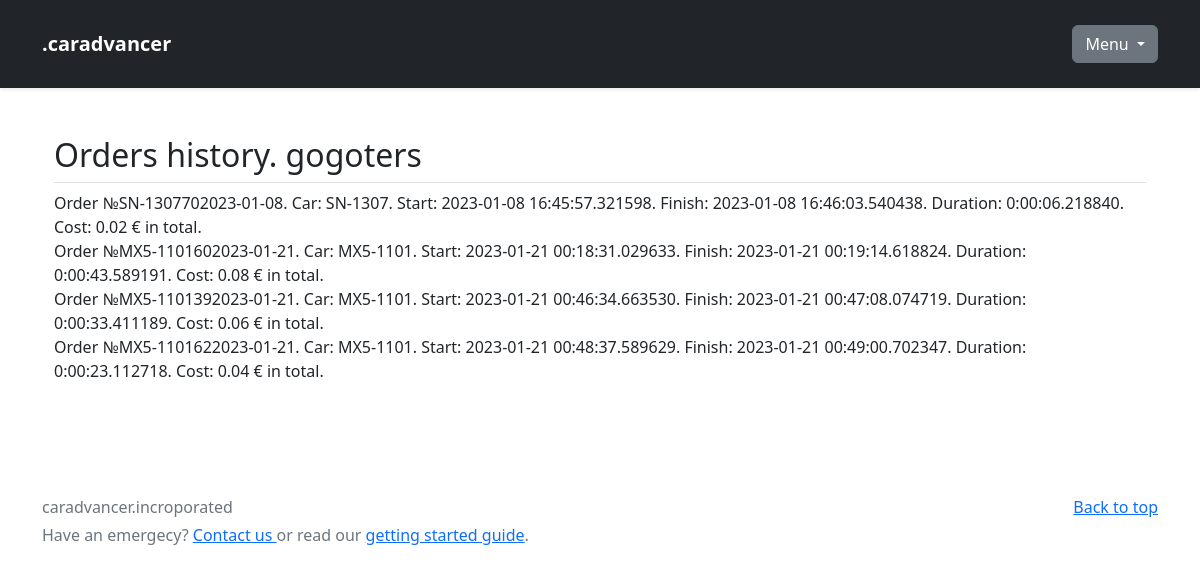
/user/1/history (signed in), run on an earlier commit of the app's database.
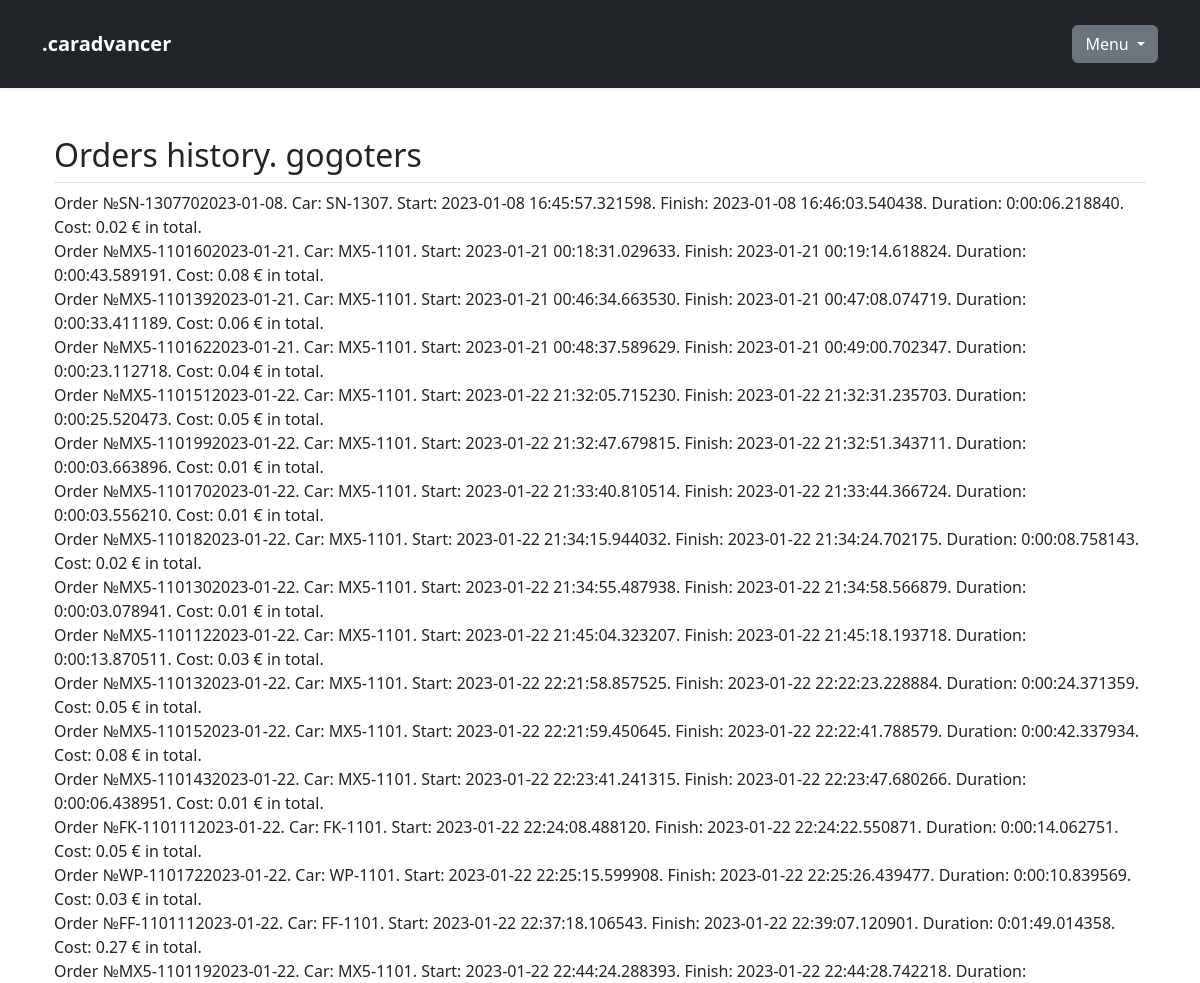
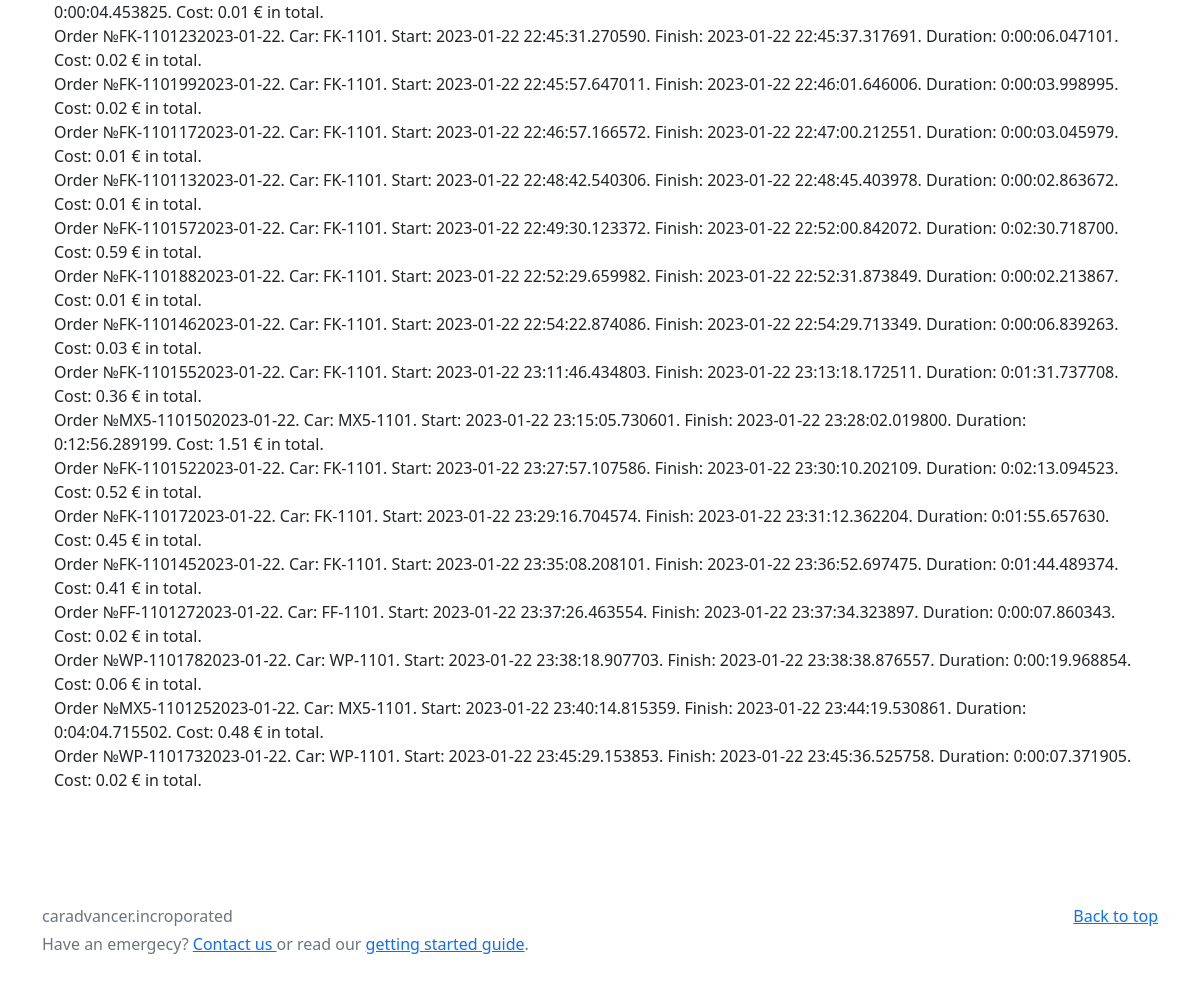
And on a later commit of the database (2 pictures, top to bottom).
### databases/caDB.py (models this page shows)
class Orders(Base):
    __tablename__ = 'orders'
    id = Column(Integer, primary_key=True)
    order_id_for_show = Column(String, unique=True)
    user_rented = Column(String, ForeignKey('users.nickname'))
    car_rented = Column(String, ForeignKey('car_actual.serial_number'))
    order_started = Column(DateTime)
    order_finished = Column(DateTime)
    order_duration = Column(String)
    order_price = Column(Float)
    order_summ = Column(Float)
    order_status = Column(String, default='On action')
    def __str__(self):
        return f'Order №{self.order_id_for_show}. Car: {self.car_rented}. \
        Start: {self.order_started}. Finish: {self.order_finished}. \
        Duration: {get_order_duration(self.order_id_for_show)}. Cost: {get_order_summ(self.order_id_for_show)} € in total.'

### user/user.py (the view)
@user.route('/<username>/history', methods=["POST", "GET"])
def user_history(username):
    return render_template('user/history.html', title='История заказов', nickname=session['user_actual'],
                           history=order_history(session['user_actual']))

### databases/caDB.py (called while the page is built)
def get_one_order_by_id(order_id_for_show):  # получаем заказ по его id
    query = s.query(Orders).filter(
        Orders.order_id_for_show == order_id_for_show).first()
    return query

def get_order_duration(order_id_for_show):
    order = get_one_order_by_id(order_id_for_show)
    if not order.order_finished:
        res = datetime.datetime.now() - order.order_started
        return res
    else:
        res = order.order_finished - order.order_started
        return res

def get_order_summ(order_id_for_show):
    order = get_one_order_by_id(order_id_for_show)
    time_rented = get_order_duration(order.order_id_for_show)
    res = round(float(time_rented.total_seconds() / 60) * order.order_price / 60, 2)
    return res

def order_history(user):
    query = s.query(Orders).filter(
        Orders.user_rented == user).all()
    return query

### user/templates/user/history.html
{% extends 'user/account.html' %}
{% block content %}
{% block account_top %}
<div class="container px-4 py-5" id="hanging-icons">
    <h2 class="pb-2 border-bottom">Orders history. {{nickname}}</h2>
    {% endblock account_top %}
    {% for order in history %}
    <div>
        {{order}}
    </div>
    {% endfor %}
</div>
{% endblock content %}

### user/templates/user/account.html (shortened to what this page needs)
{% extends 'base.html' %}

### templates/base.html (shortened to what this page needs)
<!doctype html>
<html lang="ru">
{% block header %}
<head>
    <link rel="stylesheet" &lt;!&ndash; href="{{ url_for('static', filename='css/bootstrap.min.css') }}">
    <link rel="stylesheet" href="{{ url_for('static', filename='css/additional_styles.css') }}">
    <link rel='stylesheet' href="https://cdn.jsdelivr.net/npm/bootstrap@5.2.3/dist/css/bootstrap.min.css">
</head>
{% endblock header %}
<body>
<header>
    <div class="navbar navbar-dark bg-dark shadow-sm">
        <div class="container">
            {% block top_returner %}
            <a href="{{url_for('.index')}}" class="navbar-brand d-flex align-items-center">
                <strong>.caradvancer</strong>
            </a>
            {% endblock top_returner %}
            <div class="dropdown">
                {%block dropdown%}
                <button class="btn btn-secondary dropdown-toggle" type="button" id="dropdownMenuButton1"
                        data-bs-toggle="dropdown" aria-expanded="false">
                    Menu
                </button>
                {%endblock dropdown%}
            </div>
        </div>
    </div>
</header>
{% block content %}
{% endblock content %}
{% block footer%}
<footer class="text-muted py-5">
    <div class="container">
        <p class="float-end mb-1">
            <a href="#">Back to top</a>
        </p>
        <p class="mb-1">caradvancer.incroporated</p>
        <p class="mb-0">Have an emergecy? <a href="/contact">Contact us </a> or read our <a
                href="/docs/5.2/getting-started/introduction/">getting started guide</a>.</p>
    </div>
</footer>
{% endblock footer%}
</body>
</html>

### static/css/additional_styles.css (style rules this page uses)
.container { padding: 16px; }

What changed in the data, as far as the page shows it:
added Orders: order_id_for_show+car_rented+order_started "Order №MX5-1101512023-01-22. Car: MX5-1101. Start: 2023-01-22 21:32:05.715230. Finish: 2023-01-22 21:32:31.235703. Duration: 0:00:25.520473. Cost: 0.05 € in total."
added Orders: order_id_for_show+car_rented+order_started "Order №MX5-1101992023-01-22. Car: MX5-1101. Start: 2023-01-22 21:32:47.679815. Finish: 2023-01-22 21:32:51.343711. Duration: 0:00:03.663896. Cost: 0.01 € in total."
added Orders: order_id_for_show+car_rented+order_started "Order №MX5-1101702023-01-22. Car: MX5-1101. Start: 2023-01-22 21:33:40.810514. Finish: 2023-01-22 21:33:44.366724. Duration: 0:00:03.556210. Cost: 0.01 € in total."
added Orders: order_id_for_show+car_rented+order_started "Order №MX5-110182023-01-22. Car: MX5-1101. Start: 2023-01-22 21:34:15.944032. Finish: 2023-01-22 21:34:24.702175. Duration: 0:00:08.758143. Cost: 0.02 € in total."
added Orders: order_id_for_show+car_rented+order_started "Order №MX5-1101302023-01-22. Car: MX5-1101. Start: 2023-01-22 21:34:55.487938. Finish: 2023-01-22 21:34:58.566879. Duration: 0:00:03.078941. Cost: 0.01 € in total."
added Orders: order_id_for_show+car_rented+order_started "Order №MX5-1101122023-01-22. Car: MX5-1101. Start: 2023-01-22 21:45:04.323207. Finish: 2023-01-22 21:45:18.193718. Duration: 0:00:13.870511. Cost: 0.03 € in total."
added Orders: order_id_for_show+car_rented+order_started "Order №MX5-110132023-01-22. Car: MX5-1101. Start: 2023-01-22 22:21:58.857525. Finish: 2023-01-22 22:22:23.228884. Duration: 0:00:24.371359. Cost: 0.05 € in total."
added Orders: order_id_for_show+car_rented+order_started "Order №MX5-110152023-01-22. Car: MX5-1101. Start: 2023-01-22 22:21:59.450645. Finish: 2023-01-22 22:22:41.788579. Duration: 0:00:42.337934. Cost: 0.08 € in total."
added Orders: order_id_for_show+car_rented+order_started "Order №MX5-1101432023-01-22. Car: MX5-1101. Start: 2023-01-22 22:23:41.241315. Finish: 2023-01-22 22:23:47.680266. Duration: 0:00:06.438951. Cost: 0.01 € in total."
added Orders: order_id_for_show+car_rented+order_started "Order №FK-1101112023-01-22. Car: FK-1101. Start: 2023-01-22 22:24:08.488120. Finish: 2023-01-22 22:24:22.550871. Duration: 0:00:14.062751. Cost: 0.05 € in total."
added Orders: order_id_for_show+car_rented+order_started "Order №WP-1101722023-01-22. Car: WP-1101. Start: 2023-01-22 22:25:15.599908. Finish: 2023-01-22 22:25:26.439477. Duration: 0:00:10.839569. Cost: 0.03 € in total."
added Orders: order_id_for_show+car_rented+order_started "Order №FF-1101112023-01-22. Car: FF-1101. Start: 2023-01-22 22:37:18.106543. Finish: 2023-01-22 22:39:07.120901. Duration: 0:01:49.014358. Cost: 0.27 € in total."
added Orders: order_id_for_show+car_rented+order_started "Order №MX5-1101192023-01-22. Car: MX5-1101. Start: 2023-01-22 22:44:24.288393. Finish: 2023-01-22 22:44:28.742218. Duration: 0:00:04.453825. Cost: 0.01 € in total."
added Orders: order_id_for_show+car_rented+order_started "Order №FK-1101232023-01-22. Car: FK-1101. Start: 2023-01-22 22:45:31.270590. Finish: 2023-01-22 22:45:37.317691. Duration: 0:00:06.047101. Cost: 0.02 € in total."
added Orders: order_id_for_show+car_rented+order_started "Order №FK-1101992023-01-22. Car: FK-1101. Start: 2023-01-22 22:45:57.647011. Finish: 2023-01-22 22:46:01.646006. Duration: 0:00:03.998995. Cost: 0.02 € in total."
added Orders: order_id_for_show+car_rented+order_started "Order №FK-1101172023-01-22. Car: FK-1101. Start: 2023-01-22 22:46:57.166572. Finish: 2023-01-22 22:47:00.212551. Duration: 0:00:03.045979. Cost: 0.01 € in total."
added Orders: order_id_for_show+car_rented+order_started "Order №FK-1101132023-01-22. Car: FK-1101. Start: 2023-01-22 22:48:42.540306. Finish: 2023-01-22 22:48:45.403978. Duration: 0:00:02.863672. Cost: 0.01 € in total."
added Orders: order_id_for_show+car_rented+order_started "Order №FK-1101572023-01-22. Car: FK-1101. Start: 2023-01-22 22:49:30.123372. Finish: 2023-01-22 22:52:00.842072. Duration: 0:02:30.718700. Cost: 0.59 € in total."
added Orders: order_id_for_show+car_rented+order_started "Order №FK-1101882023-01-22. Car: FK-1101. Start: 2023-01-22 22:52:29.659982. Finish: 2023-01-22 22:52:31.873849. Duration: 0:00:02.213867. Cost: 0.01 € in total."
added Orders: order_id_for_show+car_rented+order_started "Order №FK-1101462023-01-22. Car: FK-1101. Start: 2023-01-22 22:54:22.874086. Finish: 2023-01-22 22:54:29.713349. Duration: 0:00:06.839263. Cost: 0.03 € in total."
added Orders: order_id_for_show+car_rented+order_started "Order №FK-1101552023-01-22. Car: FK-1101. Start: 2023-01-22 23:11:46.434803. Finish: 2023-01-22 23:13:18.172511. Duration: 0:01:31.737708. Cost: 0.36 € in total."
added Orders: order_id_for_show+car_rented+order_started "Order №MX5-1101502023-01-22. Car: MX5-1101. Start: 2023-01-22 23:15:05.730601. Finish: 2023-01-22 23:28:02.019800. Duration: 0:12:56.289199. Cost: 1.51 € in total."
added Orders: order_id_for_show+car_rented+order_started "Order №FK-1101522023-01-22. Car: FK-1101. Start: 2023-01-22 23:27:57.107586. Finish: 2023-01-22 23:30:10.202109. Duration: 0:02:13.094523. Cost: 0.52 € in total."
added Orders: order_id_for_show+car_rented+order_started "Order №FK-110172023-01-22. Car: FK-1101. Start: 2023-01-22 23:29:16.704574. Finish: 2023-01-22 23:31:12.362204. Duration: 0:01:55.657630. Cost: 0.45 € in total."
added Orders: order_id_for_show+car_rented+order_started "Order №FK-1101452023-01-22. Car: FK-1101. Start: 2023-01-22 23:35:08.208101. Finish: 2023-01-22 23:36:52.697475. Duration: 0:01:44.489374. Cost: 0.41 € in total."
added Orders: order_id_for_show+car_rented+order_started "Order №FF-1101272023-01-22. Car: FF-1101. Start: 2023-01-22 23:37:26.463554. Finish: 2023-01-22 23:37:34.323897. Duration: 0:00:07.860343. Cost: 0.02 € in total."
added Orders: order_id_for_show+car_rented+order_started "Order №WP-1101782023-01-22. Car: WP-1101. Start: 2023-01-22 23:38:18.907703. Finish: 2023-01-22 23:38:38.876557. Duration: 0:00:19.968854. Cost: 0.06 € in total."
added Orders: order_id_for_show+car_rented+order_started "Order №MX5-1101252023-01-22. Car: MX5-1101. Start: 2023-01-22 23:40:14.815359. Finish: 2023-01-22 23:44:19.530861. Duration: 0:04:04.715502. Cost: 0.48 € in total."
added Orders: order_id_for_show+car_rented+order_started "Order №WP-1101732023-01-22. Car: WP-1101. Start: 2023-01-22 23:45:29.153853. Finish: 2023-01-22 23:45:36.525758. Duration: 0:00:07.371905. Cost: 0.02 € in total."
